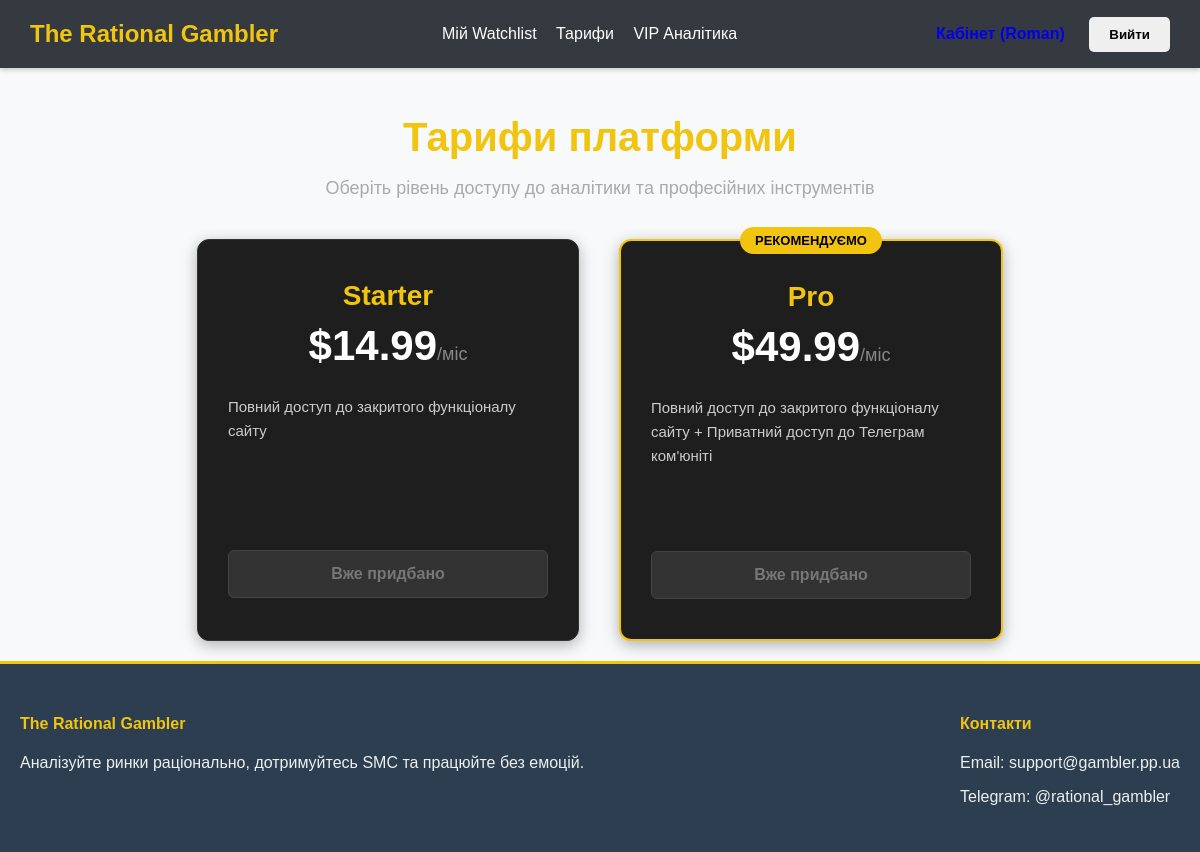
Page /pricing/ (signed in) on the committed database.
### my_app/models.py (models this page shows, shortened)
class SubscriptionPlan(models.Model):
    title = models.CharField(max_length=100, verbose_name="Назва тарифу (напр. VIP)")
    price = models.DecimalField(max_digits=6, decimal_places=2, verbose_name="Ціна $")
    description = models.TextField(verbose_name="Що входить у підписку")

### my_app/views.py (the view)
# urls.py: path('pricing/', views.pricing_view, name='pricing'),
def pricing_view(request):
    plans = SubscriptionPlan.objects.all()
    user_plans = []
    if request.user.is_authenticated:
        user_plans = Order.objects.filter(user=request.user).values_list('plan_id', flat=True)
    return render(request, 'pages/pricing.html', {
        'plans': plans,
        'user_plans': user_plans
    })

### my_app/templates/pages/pricing.html (shortened to what this page needs)
{% extends 'base.html' %}
{% block content %}
<div style="text-align: center; color: #fff; margin-top: 20px; margin-bottom: 40px;">
    <h1 style="color: #f1c40f; font-size: 40px; margin-bottom: 10px;">Тарифи платформи</h1>
    <p style="color: #aaa; font-size: 18px;">Оберіть рівень доступу до аналітики та професійних інструментів</p>
</div>
<div class="pricing-container">
    {% for plan in plans %}
        <div class="pricing-card {% if 'Pro' in plan.title %}pro{% endif %}">
            {% if 'Pro' in plan.title %}
                <div class="pro-badge">Рекомендуємо</div>
            {% endif %}
            <div class="pricing-title">{{ plan.title }}</div>
            <div class="pricing-price">${{ plan.price }}<span>/міс</span></div>
            <div class="pricing-desc">
                {{ plan.description }}
            </div>
            {% if user.is_authenticated %}
                {% if plan.id in user_plans %}
                    <button class="pricing-btn pricing-btn-disabled" disabled>Вже придбано</button>
                {% else %}
                    <a href="{% url 'checkout' plan.id %}" class="pricing-btn">Оформити підписку</a>
                {% endif %}
            {% else %}
                <a href="{% url 'login' %}?next={% url 'pricing' %}" class="pricing-btn pricing-btn-login">Увійдіть для покупки</a>
            {% endif %}
        </div>
    {% endfor %}
</div>
{% endblock %}

### my_app/templates/base.html (shortened to what this page needs)
{% load static %}
<!DOCTYPE html>
<html lang="uk">
<head>
    <link rel="stylesheet" href="{% static 'css/style.css' %}">
</head>
<body>
    <nav class="navbar">
        <a href="{% url 'home' %}" class="nav-logo">The Rational Gambler</a>
        <div class="nav-links">
            <a href="{% url 'watchlist_view' %}">Мій Watchlist</a>
            <a href="{% url 'pricing' %}">Тарифи</a>
            <a href="{% url 'vip_analytics' %}">VIP Аналітика</a>
        </div>
        <div>
            {% if user.is_authenticated %}
                <a href="{% url 'profile' %}" class="btn-custom btn-warning">Кабінет ({{ user.username }})</a>
                <form action="{% url 'logout' %}" method="post" style="display:inline;">
                    <button type="submit" class="btn-custom btn-danger">Вийти</button>
                </form>
            {% else %}
                <a href="{% url 'login' %}" class="btn-custom btn-success">Увійти</a>
                <a href="{% url 'register' %}" class="btn-custom btn-primary">Реєстрація</a>
            {% endif %}
        </div>
    </nav>
    <div style="padding: 20px;">
        {% block content %}{% endblock %}
    </div>
    <footer class="site-footer">
        <div style="max-width: 1200px; margin: 0 auto; display: flex; justify-content: space-between;">
            <div>
                <h4 style="color: #f1c40f;">The Rational Gambler</h4>
                <p>Аналізуйте ринки раціонально, дотримуйтесь SMC та працюйте без емоцій.</p>
            </div>
            <div>
                <h4 style="color: #f1c40f;">Контакти</h4>
                <p>Email: support@gambler.pp.ua</p>
                <p>Telegram: @rational_gambler</p>
            </div>
        </div>
    </footer>
</body>
</html>

### my_app/static/css/style.css (style rules this page uses)
body { font-family: Arial, sans-serif; background-color: #f8f9fa; display: flex; flex-direction: column; min-height: 100vh; margin: 0; }
.navbar { position: sticky; top: 0; z-index: 1000; background-color: #343a40; padding: 15px 30px; box-shadow: 0 2px 5px rgba(0,0,0,0.2); display: flex; justify-content: space-between; align-items: center; }
.nav-logo { color: #f1c40f; font-size: 1.5rem; font-weight: bold; text-decoration: none; transition: color 0.3s; }
.nav-links a { color: white; margin-right: 15px; text-decoration: none; font-weight: 500; transition: color 0.3s; }
.btn-custom { display: inline-block; padding: 10px 20px; text-decoration: none; border-radius: 5px; text-align: center; border: none; cursor: pointer; transition: all 0.3s ease; font-weight: bold; box-sizing: border-box; }
.site-footer { background-color: #2c3e50; color: #ecf0f1; padding: 30px 20px; margin-top: auto; border-top: 3px solid #f1c40f; }

### my_app/templates/pages/pricing.html (style rules this page uses)
.pricing-container { display: flex; justify-content: center; gap: 40px; flex-wrap: wrap; margin-top: 40px; }
.pricing-card { background-color: #1e1e1e; border: 1px solid #333; border-radius: 12px; padding: 40px 30px; width: 320px; text-align: center; color: #fff; transition: transform 0.3s ease, border-color 0.3s; position: relative; box-shadow: 0 4px 15px rgba(0,0,0,0.3); }
.pricing-card.pro { border: 2px solid #f1c40f; }
.pro-badge { position: absolute; top: -14px; right: 50%; transform: translateX(50%); background: #f1c40f; color: #000; padding: 6px 15px; border-radius: 20px; font-size: 13px; font-weight: bold; text-transform: uppercase; white-space: nowrap; }
.pricing-title { font-size: 28px; color: #f1c40f; margin-bottom: 10px; font-weight: bold; }
.pricing-price { font-size: 42px; margin-bottom: 25px; font-weight: bold; }
.pricing-price span { font-size: 18px; color: #888; font-weight: normal; }
.pricing-desc { color: #ccc; font-size: 15px; margin-bottom: 35px; line-height: 1.6; text-align: left; min-height: 120px; }
.pricing-btn { display: block; width: 100%; padding: 14px; background-color: #28a745; color: #fff; text-decoration: none; border-radius: 6px; font-weight: bold; font-size: 16px; transition: 0.3s; box-sizing: border-box; border: none; cursor: pointer; }
.pricing-btn-disabled { background-color: #333 !important; color: #777 !important; cursor: not-allowed !important; border: 1px solid #444; }

### rows in the picture
SubscriptionPlan: title "Starter", price "14.99", description "Повний доступ до закритого функціоналу сайту", shows "Вже придбано"
SubscriptionPlan: shows "РЕКОМЕНДУЄМО", title "Pro", price "49.99", description "Повний доступ до закритого функціоналу сайту + Приватний доступ до Телеграм ком'юніті", shows "Вже придбано"

### other values in the picture
{{ user.username }} "Roman"
